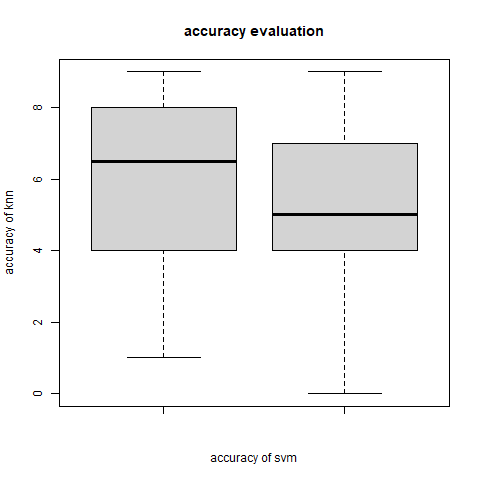

Reproduce this figure in R.
v1<-c(1,4,7,8,9,6)
v2<-c(6,7,9,4,4,0)
png(file="boxplot.jpg")
boxplot(v1,v2,xlab="accuracy of svm",ylab="accuracy of knn",main="accuracy evaluation")
dev.off()